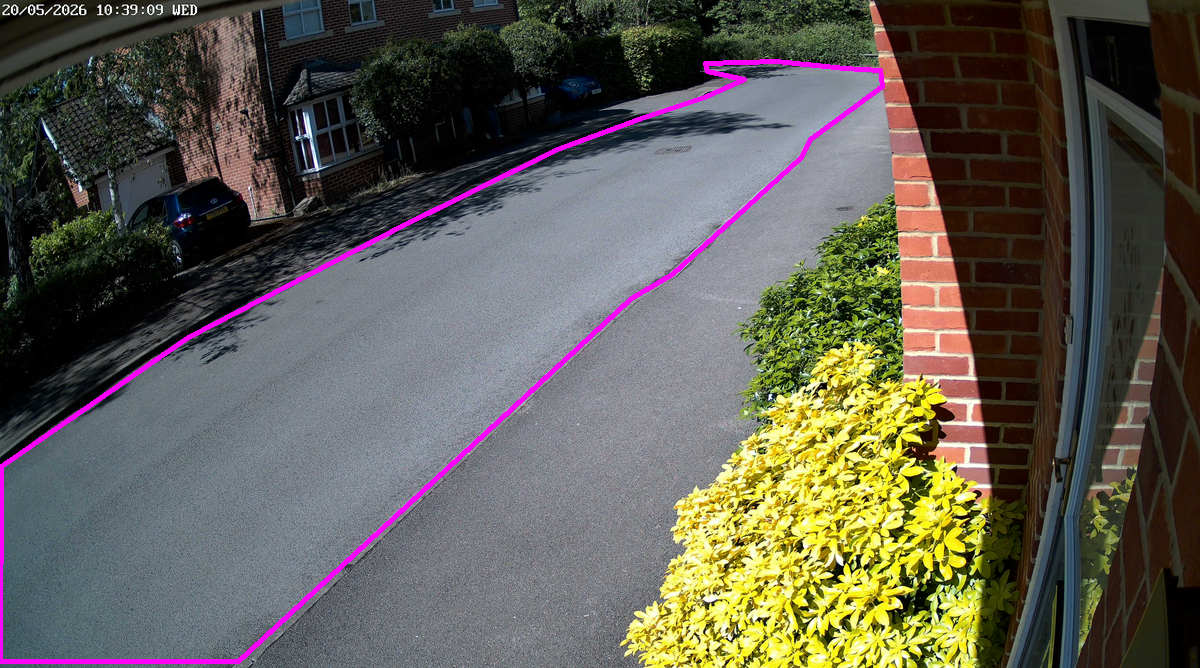
#> input picture .claude/sketch_me_done.png, 1200 x 668 px
$ python debug_color.py ../../../.claude/sketch_me_done.png
#> lines starting #> are read from the running program, lines starting #| are printed output that depends on the picture; after the words box and inside, x2 and y2 are one past the last pixel; in counts of white or black regions, pixels touching at a corner belong together
"""Diagnostic inspector for the color heuristic.

For when ``vote_color`` returns something surprising on a specific crop
and you want to see the raw per-range pixel counts + unvoted HSV stats
rather than just the final label.

Ported from NanoTracker's ``scripts/debug_color.py``. The structured-data
return value is new — the original printed straight to stdout. CLI keeps
the same human-readable output.
"""

from __future__ import annotations

from dataclasses import dataclass, field
from pathlib import Path

from streettracker.common.color import (
    ACHROMATIC,
    CHROMATIC_PREFER_FRAC,
    COLOR_RANGES,
    DEFAULT_PAD_FRAC,
    MIN_INNER_PIXELS,
)


@dataclass(slots=True)
class CropAnalysis:
    """Detailed breakdown of a single crop's color vote."""

    path: Path
    width: int
    height: int
    inner_width: int
    inner_height: int
    counts: dict[str, int] = field(default_factory=dict)
    total_voted: int = 0
    result: str = "unknown"
    rule: str = ""
    unvoted_hue_mean: float | None = None
    unvoted_hue_std: float | None = None
    unvoted_sat_mean: float | None = None
    unvoted_val_mean: float | None = None

    @property
    def inner_size(self) -> int:
        return self.inner_width * self.inner_height

    @property
    def coverage_pct(self) -> float:
        return 100.0 * self.total_voted / self.inner_size if self.inner_size else 0.0


def _pick_with_rule(counts: dict[str, int], total: int) -> tuple[str, str]:
    chromatic = {k: v for k, v in counts.items() if k not in ACHROMATIC}
    achromatic = {k: v for k, v in counts.items() if k in ACHROMATIC}
    best_chrom = max(chromatic.values()) if chromatic else 0
    if achromatic:
        best_ach_name = max(achromatic, key=lambda k: achromatic[k])
        if best_ach_name in ("white", "black") and achromatic[best_ach_name] > best_chrom:
            return best_ach_name, "white/black plurality"
    if chromatic:
        best_chrom_name = max(chromatic, key=lambda k: chromatic[k])
        if chromatic[best_chrom_name] >= CHROMATIC_PREFER_FRAC * total:
            return best_chrom_name, "chromatic-over-grey rule"
    return max(counts, key=lambda k: counts[k]), "fallback max"


def analyze_crop(path: Path | str, pad_frac: float = DEFAULT_PAD_FRAC) -> CropAnalysis:
    """Inspect one crop and return a populated ``CropAnalysis``.

    Returns a ``CropAnalysis`` with ``result="unknown"`` if the file
    cannot be read or the inner crop is below ``MIN_INNER_PIXELS``.
    """
#> called with pad_frac = 0.15
    import cv2
    import numpy as np

    p = Path(path)
    img = cv2.imread(str(p))
#> img is the input picture: shape (668, 1200, 3); mean B, G, R 82.2, 92.3, 96.2
    if img is None:
        return CropAnalysis(path=p, width=0, height=0, inner_width=0, inner_height=0)

    h, w = img.shape[:2]
#> h = 668; w = 1200
    inset_x = int(w * pad_frac / (1.0 + 2.0 * pad_frac))
#> inset_x = 138
    inset_y = int(h * pad_frac / (1.0 + 2.0 * pad_frac))
#> inset_y = 77
    inner = img[
        inset_y : max(inset_y + 1, h - inset_y),
        inset_x : max(inset_x + 1, w - inset_x),
    ]
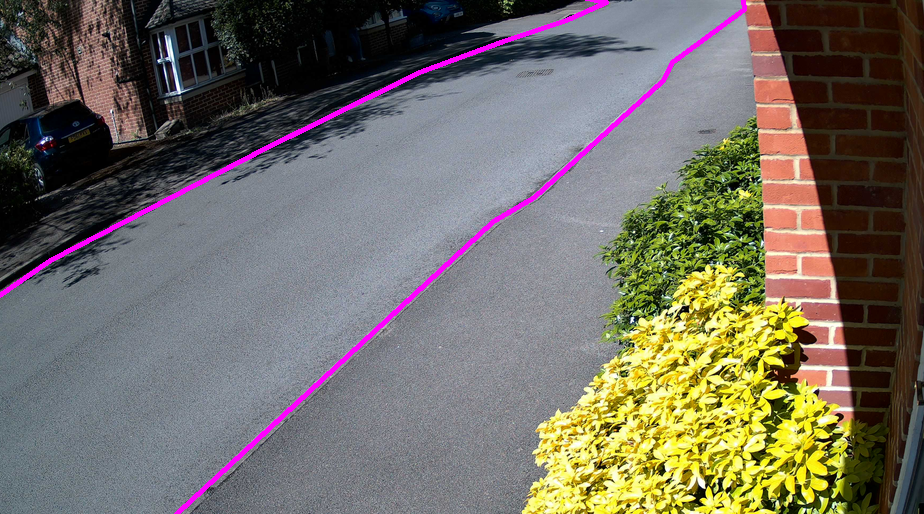
#> inner: shape (514, 924, 3); mean B, G, R 99.1, 108.9, 114.7
    analysis = CropAnalysis(
        path=p,
        width=w,
        height=h,
        inner_width=inner.shape[1],
        inner_height=inner.shape[0],
    )

    hsv = cv2.cvtColor(inner, cv2.COLOR_BGR2HSV)
#> hsv: shape (514, 924, 3); mean H, S, V 77.1, 85, 124.3
    for low, high, name in COLOR_RANGES:
        mask = cv2.inRange(hsv, np.array(low), np.array(high))
        analysis.counts[name] = analysis.counts.get(name, 0) + int(cv2.countNonZero(mask))
#> this loop made 9 passes
#> pass 1, in analyze_crop, `mask = cv2.inRange(hsv, np.array(low), np.array(high))`:
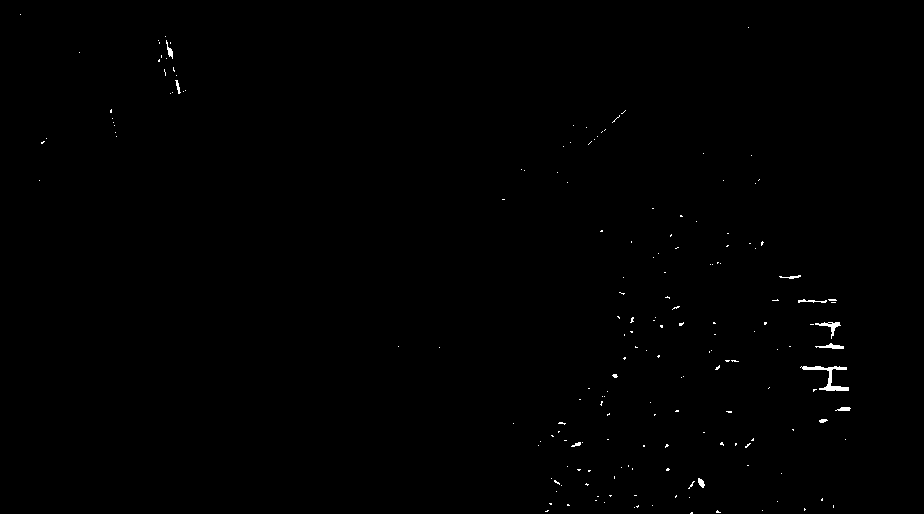
#> mask: shape (514, 924); 0.31% white; 180 white regions (169 under 20 px), largest, box (x1, y1, x2, y2) and area: (800, 366, 849, 391) 322, (815, 322, 841, 339) 120, (815, 343, 844, 349) 87
#> pass 3, in analyze_crop, `mask = cv2.inRange(hsv, np.array(low), np.array(high))`:
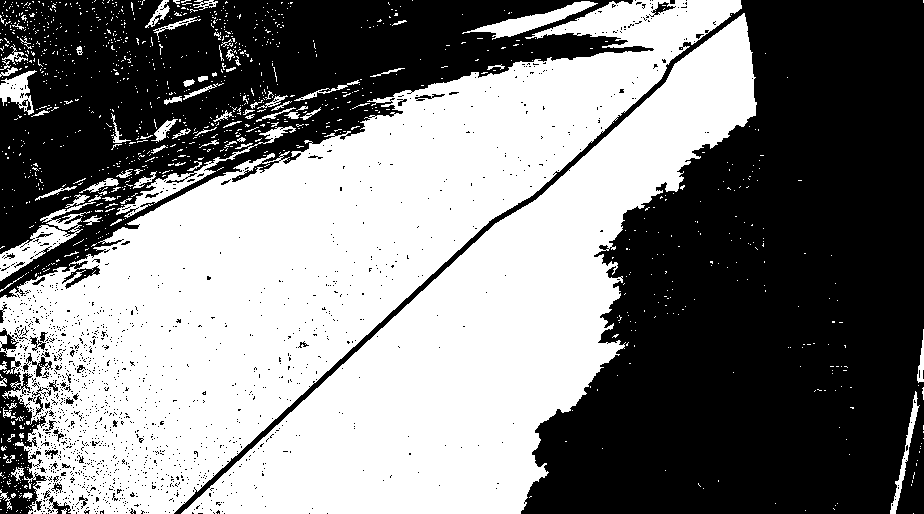
#> mask: shape (514, 924); 50% white; 1191 white regions (1110 under 20 px), largest, box (x1, y1, x2, y2) and area: (0, 0, 742, 514) 133087, (181, 13, 757, 514) 90332, (0, 195, 102, 281) 1921
#> after the loop:
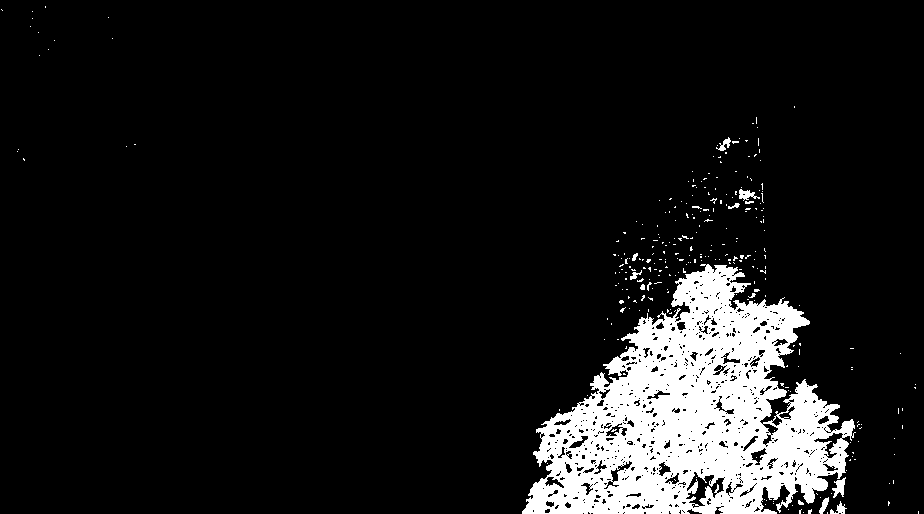
#> mask: shape (514, 924); 9.7% white; 291 white regions (279 under 20 px), largest, box (x1, y1, x2, y2) and area: (522, 264, 856, 514) 44251, (832, 477, 846, 498) 151, (739, 189, 760, 201) 124
    analysis.total_voted = sum(analysis.counts.values())

    if analysis.inner_size < MIN_INNER_PIXELS:
        analysis.result = "unknown"
        analysis.rule = f"inner crop {analysis.inner_size} < {MIN_INNER_PIXELS} min"
    elif analysis.total_voted == 0:
        analysis.result = "unknown"
        analysis.rule = "no pixels voted"
    else:
        analysis.result, analysis.rule = _pick_with_rule(analysis.counts, analysis.total_voted)
#> in _pick_with_rule, `chromatic = {k: v for k, v in counts.items() if k not in ACHROMATIC}`: chromatic = {'red': 20667, 'blue': 3977, 'green': 14015, 'yellow': 45944}
#> in _pick_with_rule, `achromatic = {k: v for k, v in counts.items() if k in ACHROMATIC}`: achromatic = {'white': 1478, 'black': 17798, 'grey': 237347, 'silver': 12186}
#> in _pick_with_rule, `best_chrom = max(chromatic.values()) if chromatic else 0`: best_chrom = 45944
#> in _pick_with_rule, `best_ach_name = max(achromatic, key=lambda k: achromatic[k])`: best_ach_name = 'grey'
#> in _pick_with_rule, `best_chrom_name = max(chromatic, key=lambda k: chromatic[k])`: best_chrom_name = 'yellow'

    # Unvoted-pixel HSV stats — useful for spotting whether a missing
    # plurality is due to a hue we don't have a range for.
    if analysis.total_voted < analysis.inner_size:
        all_in_any = np.zeros(hsv.shape[:2], dtype=np.uint8)
        for low, high, _ in COLOR_RANGES:
            all_in_any = cv2.bitwise_or(all_in_any, cv2.inRange(hsv, np.array(low), np.array(high)))
#> this loop made 9 passes
#> pass 2, in analyze_crop, `all_in_any = cv2.bitwise_or(all_in_any, cv2.inRange(hsv, np.array(low)..`:
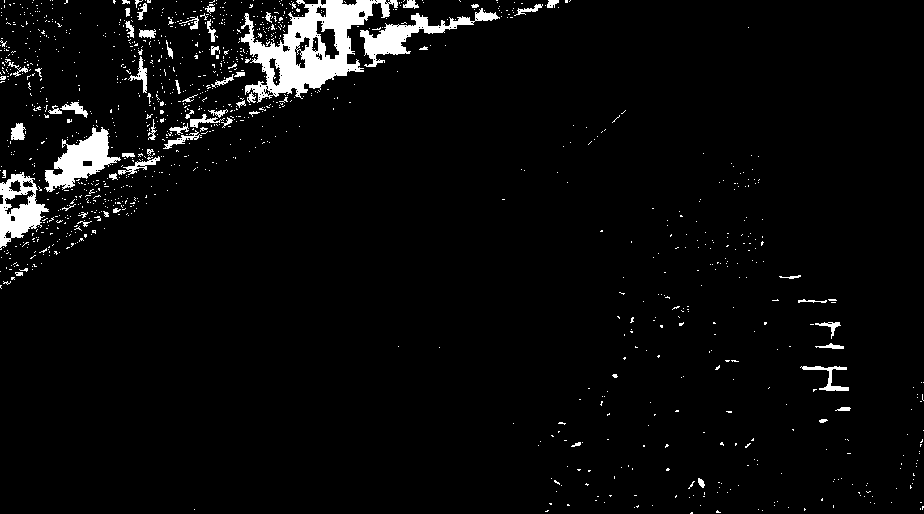
#> all_in_any: shape (514, 924); 4.1% white; 1196 white regions (1132 under 20 px), largest, box (x1, y1, x2, y2) and area: (241, 0, 398, 103) 6406, (44, 127, 121, 192) 2137, (360, 8, 500, 67) 1983
#> pass 3, in analyze_crop, `all_in_any = cv2.bitwise_or(all_in_any, cv2.inRange(hsv, np.array(low)..`:
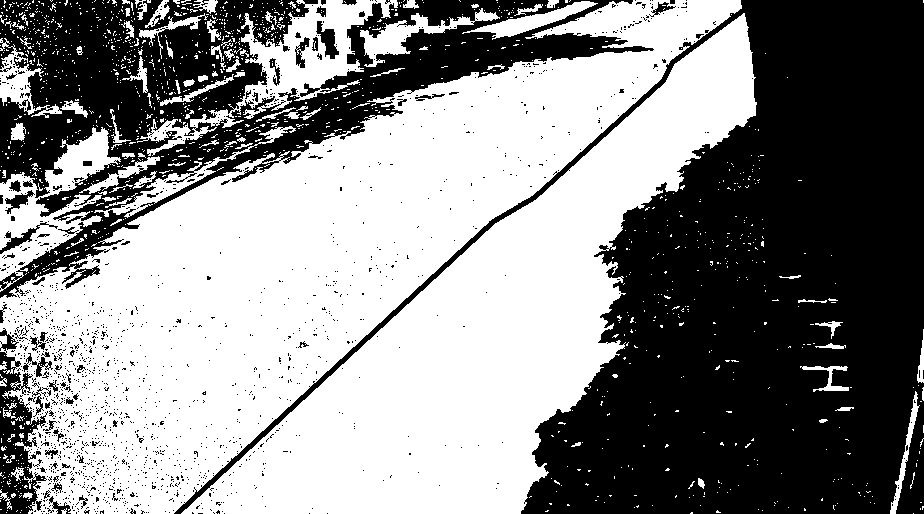
#> all_in_any: shape (514, 924); 54% white; 1656 black regions (1589 under 20 px), largest, box (x1, y1, x2, y2) and area: (174, 0, 924, 514) 146659, (0, 0, 654, 298) 60365, (0, 328, 48, 514) 4032
#> after the loop:
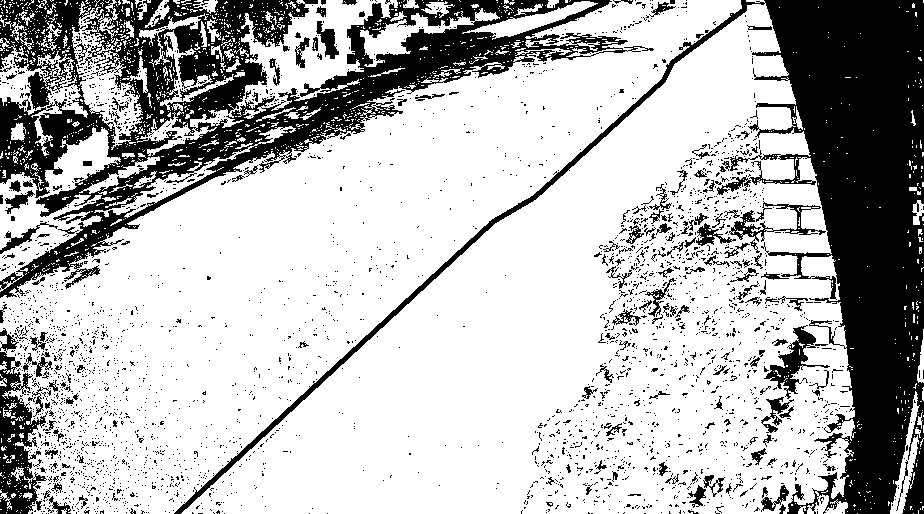
#> all_in_any: shape (514, 924); 72.2% white; 3012 black regions (2843 under 20 px), largest, box (x1, y1, x2, y2) and area: (174, 0, 924, 514) 56385, (0, 0, 654, 298) 50896, (0, 328, 48, 514) 4032
        unv_mask = all_in_any == 0
        unv_hsv = hsv[unv_mask]
        if unv_hsv.shape[0] > 0:
            analysis.unvoted_hue_mean = float(unv_hsv[:, 0].mean())
            analysis.unvoted_hue_std = float(unv_hsv[:, 0].std())
            analysis.unvoted_sat_mean = float(unv_hsv[:, 1].mean())
            analysis.unvoted_val_mean = float(unv_hsv[:, 2].mean())

    return analysis


def format_report(a: CropAnalysis) -> str:
    """Render a human-readable report — same shape as the original
    ``debug_color.py`` stdout for backward compatibility."""
    lines = [
        f"\n=== {a.path} ===",
        f"  crop {a.width}x{a.height}, inner {a.inner_width}x{a.inner_height}",
        f"  voted pixels: {a.total_voted} / {a.inner_size} ({a.coverage_pct:.0f}% coverage)",
    ]
    for name, c in sorted(a.counts.items(), key=lambda x: -x[1]):
        if c > 0:
            pct = 100.0 * c / a.total_voted if a.total_voted else 0
            lines.append(f"    {name:<8} {c:>7}  ({pct:.1f}% of voted)")
#> this loop made 8 passes
#> (name, c, pct) on passes 1 to 8: ('grey', 237347, 67.16), ('yellow', 45944, 13), ('red', 20667, 5.85), ('black', 17798, 5.04), ('green', 14015, 3.97), ('silver', 12186, 3.45), ('blue', 3977, 1.13), ('white', 1478, 0.418)
#> after the loop, lines = 11 items
    if a.result == "unknown":
        lines.append(f"  RESULT: unknown ({a.rule})")
    else:
        lines.append(f"  RESULT: {a.result} ({a.rule})")
    if a.unvoted_hue_mean is not None:
        unv = a.inner_size - a.total_voted
        lines.append(
            f"  unvoted ({unv} px): H mean={a.unvoted_hue_mean:.0f} "
            f"std={a.unvoted_hue_std:.0f}, S mean={a.unvoted_sat_mean:.0f}, "
            f"V mean={a.unvoted_val_mean:.0f}"
        )
    return "\n".join(lines)


def main(argv: list[str] | None = None) -> int:
    import argparse

    parser = argparse.ArgumentParser(prog="streettracker debug-color")
    parser.add_argument("paths", type=Path, nargs="+", help="crop JPEG(s)")
    args = parser.parse_args(argv)
    for p in args.paths:
        print(format_report(analyze_crop(p)))
    return 0


if __name__ == "__main__":
    raise SystemExit(main())
#> (the program exits here)
